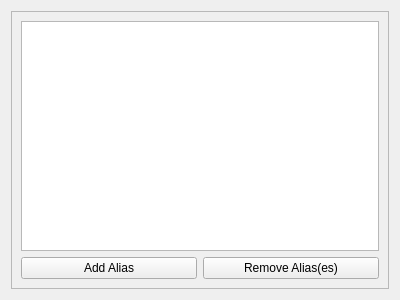
<?xml version="1.0" encoding="UTF-8"?>
<ui version="4.0">
 <class>AliasTab</class>
 <widget class="QWidget" name="AliasTab">
  <property name="geometry">
   <rect>
    <x>0</x>
    <y>0</y>
    <width>400</width>
    <height>300</height>
   </rect>
  </property>
  <property name="sizePolicy">
   <sizepolicy hsizetype="Minimum" vsizetype="Preferred">
    <horstretch>0</horstretch>
    <verstretch>0</verstretch>
   </sizepolicy>
  </property>
  <property name="windowTitle">
   <string>Form</string>
  </property>
  <layout class="QVBoxLayout" name="verticalLayout">
   <item>
    <widget class="QScrollArea" name="scrollArea">
     <property name="verticalScrollBarPolicy">
      <enum>Qt::ScrollBarAsNeeded</enum>
     </property>
     <property name="horizontalScrollBarPolicy">
      <enum>Qt::ScrollBarAsNeeded</enum>
     </property>
     <property name="widgetResizable">
      <bool>true</bool>
     </property>
     <widget class="QWidget" name="scrollAreaWidgetContents">
      <property name="geometry">
       <rect>
        <x>0</x>
        <y>0</y>
        <width>380</width>
        <height>280</height>
       </rect>
      </property>
      <layout class="QVBoxLayout" name="verticalLayout_2">
       <item>
        <widget class="QTableWidget" name="tableWidget_Aliases">
         <property name="sizePolicy">
          <sizepolicy hsizetype="Expanding" vsizetype="Expanding">
           <horstretch>0</horstretch>
           <verstretch>0</verstretch>
          </sizepolicy>
         </property>
         <property name="frameShadow">
          <enum>QFrame::Plain</enum>
         </property>
        </widget>
       </item>
       <item>
        <layout class="QHBoxLayout" name="horizontalLayout">
         <item>
          <widget class="QPushButton" name="pushButton_AliasAdd">
           <property name="text">
            <string>Add Alias</string>
           </property>
           <property name="icon">
            <iconset theme="list-add"/>
           </property>
          </widget>
         </item>
         <item>
          <widget class="QPushButton" name="pushButton_AliasRemove">
           <property name="text">
            <string>Remove Alias(es)</string>
           </property>
           <property name="icon">
            <iconset theme="list-remove"/>
           </property>
          </widget>
         </item>
        </layout>
       </item>
      </layout>
     </widget>
    </widget>
   </item>
  </layout>
 </widget>
 <resources/>
 <connections/>
</ui>
